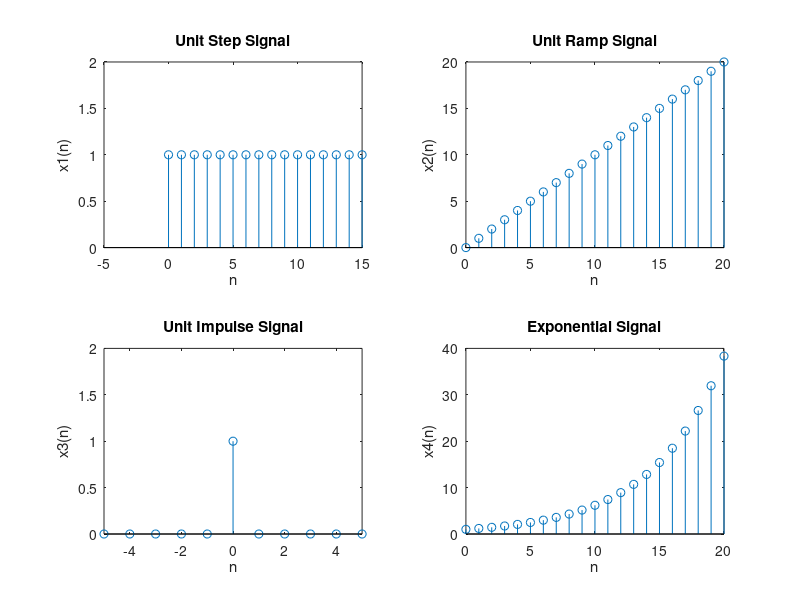
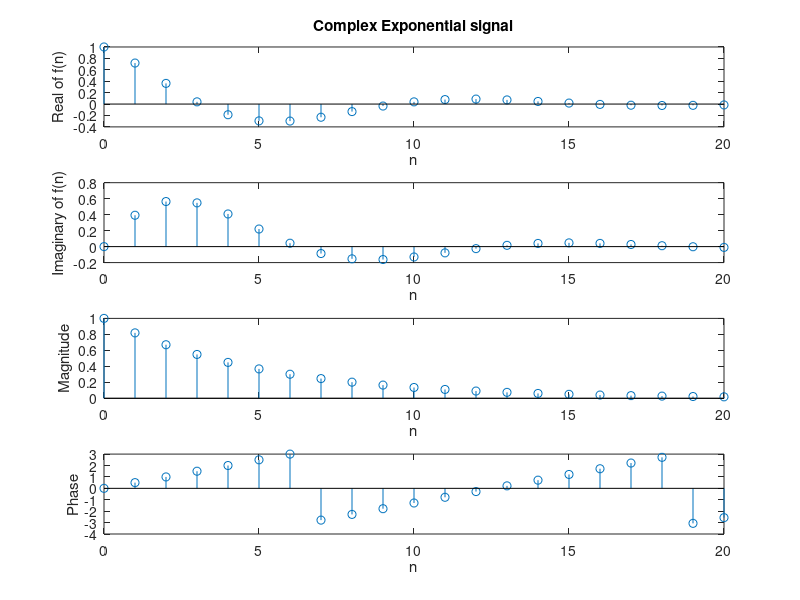
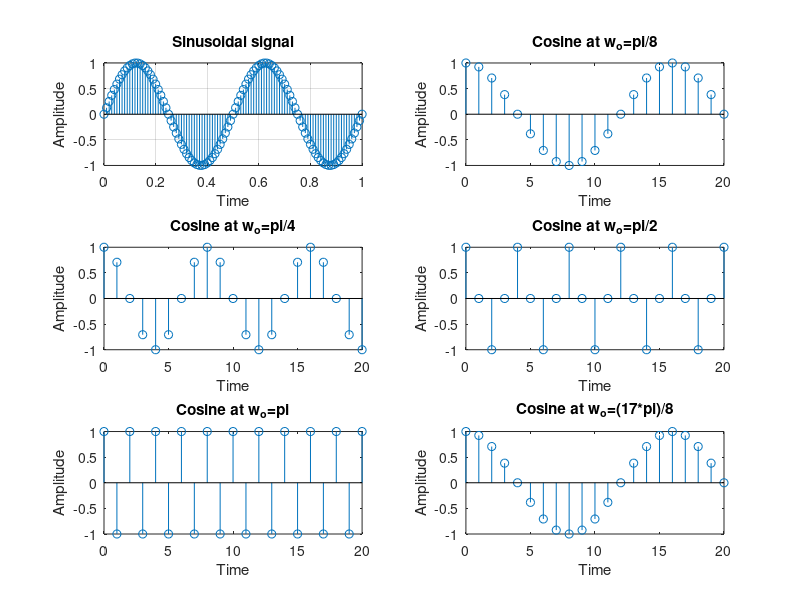

Source code (MATLAB) for these figures, in order:
% Author : Yuvraj Kadale
% Roll No: 184534

% Matlab program to to generate elementary discrete time signals.

% Let total number of samples be N
N = 21;
% let the samples be from n= 0 to n= 20
n = 0:1:N-1;

% Generation of Unit Step function
figure(1);
x1 = ones(1,N);             % setting Amplitude to one
subplot(2,2,1);             % locating on first plot of  2 X 2
stem(n,x1);                 %Stem for discrete output, use plot for continuous signal.
xlabel('n');                % label on X-axis
ylabel('x1(n)');            % lable on Y-axis
title('Unit Step Signal');  %Title of the graph
axis([-5 15 0 2]);

% Genration of Ramp signal
x2 = n;             
subplot(2,2,2);             % locating on second plot of  2 X 2
stem(n,x2);                 %Stem for discrete output, use plot for continuous signal.
xlabel('n');                % label on X-axis
ylabel('x2(n)');            % lable on Y-axis
title('Unit Ramp Signal');  %Title of the graph

% Generation of Unit Impulse signal
p = -5:1:5;                % setting time interval from -5 to +5 with increment of 1 unit
subplot(2,2,3);             % locating on third plot of  2 X 2
x3 = [zeros(1,5),1,zeros(1,5)];                            
stem(p,x3);                 %Stem for discrete output, use plot for continuous signal.
xlabel('n');                % label on X-axis
ylabel('x3(n)');            % lable on Y-axis
title('Unit Impulse Signal');  %Title of the graph
axis([-5 5 0 2])

% Generation of Exponential signal
x4 = (1.2).^n;                      
subplot(2,2,4);             % locating on fourth plot of  2 X 2
stem(n,x4);                 % Stem for discrete output, use plot for continuous signal.
xlabel('n');                % label on X-axis
ylabel('x4(n)');            % lable on Y-axis
title('Exponential Signal');%Title of the graph


% Genratation of complex exponential signal
figure(2);
complx = -0.2+0.5j;         % Any random complex number
x5 = exp(complx.*n);        % Defining complex exponential function
subplot(4,1,1)              % plotting at 1 of 4x1
stem(n,real(x5));           % plotting real part
xlabel('n')                 % label on x axis
ylabel('Real of f(n)') % label on Y axis 
title('Complex Exponential signal')


% plotting Imaginary part of complex signal
subplot(4,1,2)              % plotting at 2 of 4x1
stem(n,imag(x5));           % plotting imaginary part
xlabel('n')                 % Label on X axis
ylabel('Imaginary of f(n)') 

% plotting magnitude of complex signal 
subplot(4,1,3)             % plotting at 3 of 4x1         
stem(n,abs(x5));           % plotting the absolute values
xlabel('n')                % label on X - axis
ylabel('Magnitude')        % label on Y - axis

% plotting phase of complex signal
subplot(4,1,4)             % plotting at 4 of 4x1
stem(n,angle(x5));         % plotting angles/phase value
xlabel('n')                % label on X-axis
ylabel('Phase')            % label on Y-axis

% plotting of sinusodial signals
figure(3);                  
t=0:(1/100):1;             % defining timeline
y1=sin(2*pi*2*t);          % Defining Sinusodial function  
subplot(3,2,1);            % plotting at 1 of 3x2
stem(t,y1)                 % plotting discrete sin waves
xlabel('Time')             % Label on X-axis
ylabel('Amplitude')        % Label on Y-axis
title('Sinusoidal signal') % Title of the graphs
grid on                    % grids enabled

% plotting cos (w_0 n) where w_0 = pi/8, pi/4, pi/2, pi, and 17*pi/8

w_o=pi/8;                  % for w_o = pi/8     
y2=cos(w_o.*n);            % Defining function
subplot(3,2,2)             % plotting at 2 of 3x2
stem(n,y2)                 % plotting discrete values
xlabel('Time')             % Label On X-axis
ylabel('Amplitude')        % Label On Y-axis
title('Cosine at w_o=pi/8')% Title of the graph

            %Similary for other values of w_o we 

% for w_o= pi/4
w_o=pi/4;
y3=cos(w_o.*n);
subplot(3,2,3)
stem(n,y3)
xlabel('Time')
ylabel('Amplitude')
title('Cosine at w_o=pi/4')

% for w_o= pi/2
w_o=pi/2;
y4=cos(w_o.*n);
subplot(3,2,4)
stem(n,y4)
xlabel('Time')
ylabel('Amplitude')
title('Cosine at w_o=pi/2')

% for w_o= pi
w_o=pi;
y5=cos(w_o.*n);
subplot(3,2,5)
stem(n,y5)
xlabel('Time')
ylabel('Amplitude')
title('Cosine at w_o=pi')

% for w_o= (17*pi)/8
w_o=(17*pi)/8;
y6=cos(w_o.*n);
subplot(3,2,6)
stem(n,y6)
xlabel('Time')
ylabel('Amplitude')
title('Cosine at w_o=(17*pi)/8')

